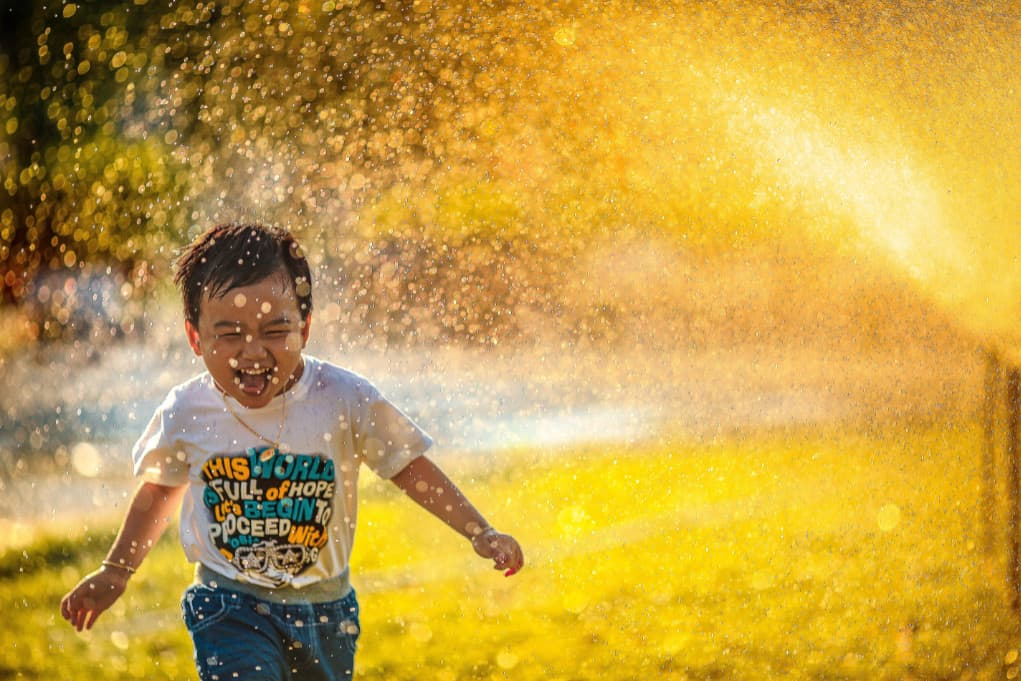
#> input picture assets/kid_in_gold.jpg, 1021 x 681 px
$ python averaging_filter.py
#> lines starting #> are read from the running program, lines starting #| are printed output that depends on the picture
import cv2
import numpy as np
import matplotlib.pyplot as plt
#testing
# Load the image
image = cv2.imread('../assets/kid_in_gold.jpg')
#> image is the input picture: shape (681, 1021, 3); mean B, G, R 68.3, 160.3, 198

# Convert the image from BGR to RGB (OpenCV loads images in BGR by default)
image_rgb = cv2.cvtColor(image, cv2.COLOR_BGR2RGB)

# Create the 5x5 averaging filter and apply it
kernel_5x5 = np.ones((5, 5), np.float32) / 25
image_5x5 = cv2.filter2D(image_rgb, -1, kernel_5x5)

# Create the 7x7 averaging filter and apply it
kernel_7x7 = np.ones((7, 7), np.float32) / 49
image_7x7 = cv2.filter2D(image_rgb, -1, kernel_7x7)

# Create the 15x15 averaging filter and apply it
kernel_15x15 = np.ones((15, 15), np.float32) / 225
image_15x15 = cv2.filter2D(image_rgb, -1, kernel_15x15)
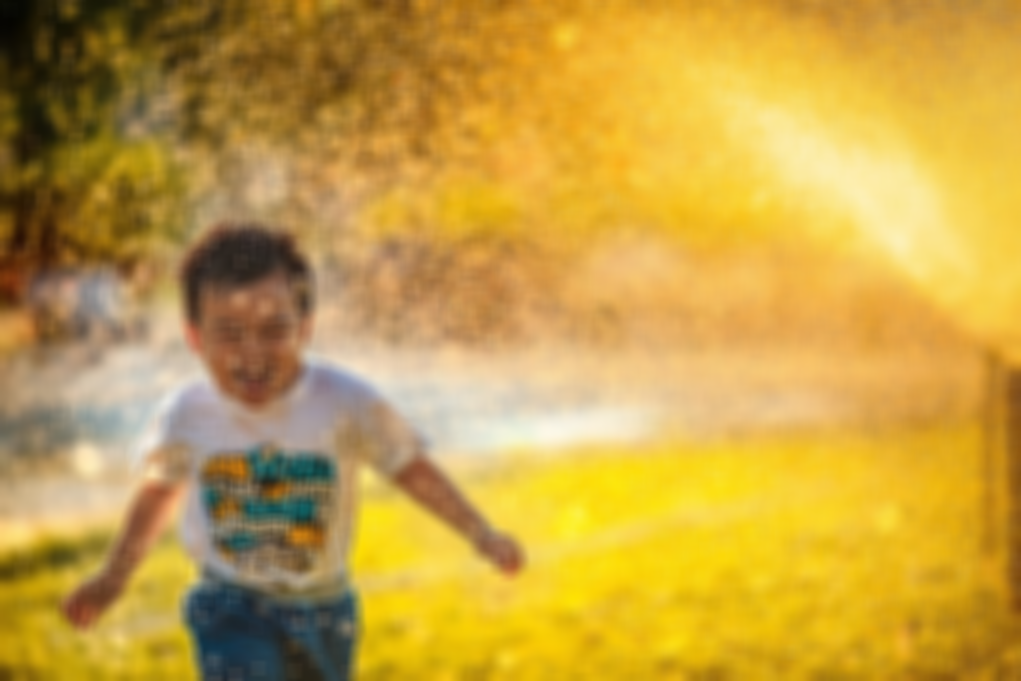
#> image_15x15: shape (681, 1021, 3); mean R, G, B 198, 160.3, 68.3

# Plot the images using matplotlib
plt.figure(figsize=(10, 10))

# Display the original image
plt.subplot(2, 2, 1)
plt.imshow(image_rgb)
plt.title('Original Image')
plt.axis('off')

# Display the 5x5 averaged image
plt.subplot(2, 2, 2)
plt.imshow(image_5x5)
plt.title('5x5 Average Filter')
plt.axis('off')

# Display the 7x7 averaged image
plt.subplot(2, 2, 3)
plt.imshow(image_7x7)
plt.title('7x7 Average Filter')
plt.axis('off')

# Display the 15x15 averaged image
plt.subplot(2, 2, 4)
plt.imshow(image_15x15)
plt.title('15x15 Average Filter')
plt.axis('off')

# Show all images
plt.tight_layout()
plt.show()
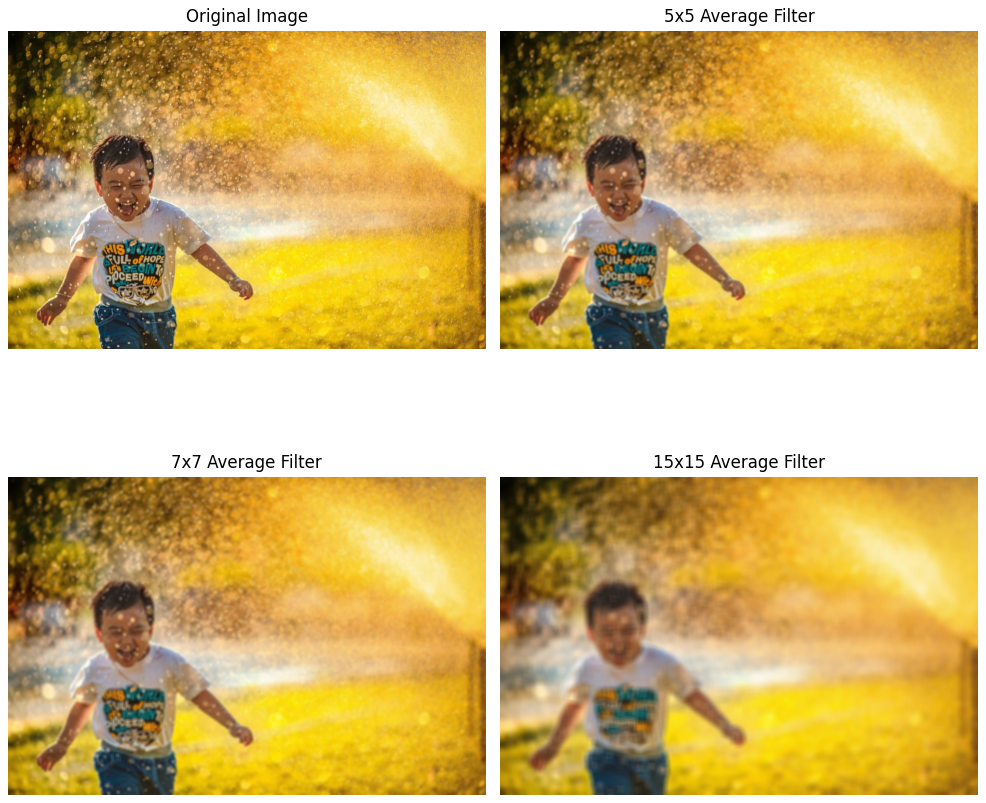
#> figure drawn by matplotlib, 4 panels

$ run again, with assets/dish1.jpg copied over assets/kid_in_gold.jpg
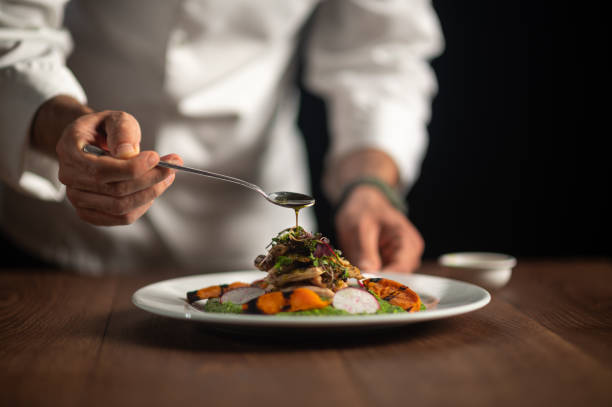
#> input picture assets/dish1.jpg, 612 x 407 px
#> image is the input picture: shape (407, 612, 3); mean B, G, R 69.7, 79.4, 94.5
#> `image_15x15 = cv2.filter2D(image_rgb, -1, kernel_15x15)`:
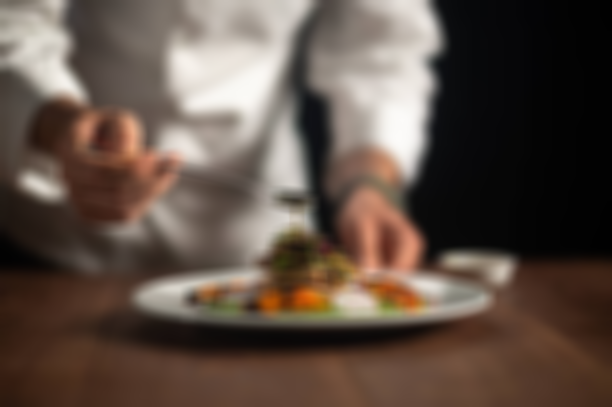
#> image_15x15: shape (407, 612, 3); mean R, G, B 94.5, 79.4, 69.7
#> `plt.show()`:
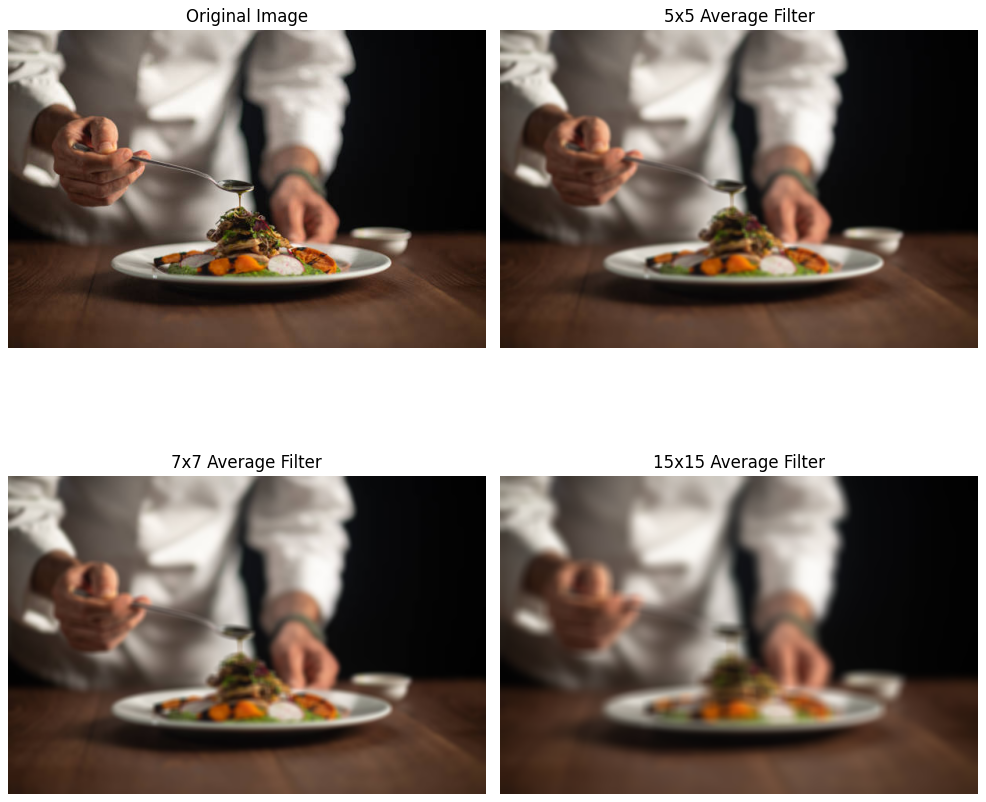
#> figure drawn by matplotlib, 4 panels
